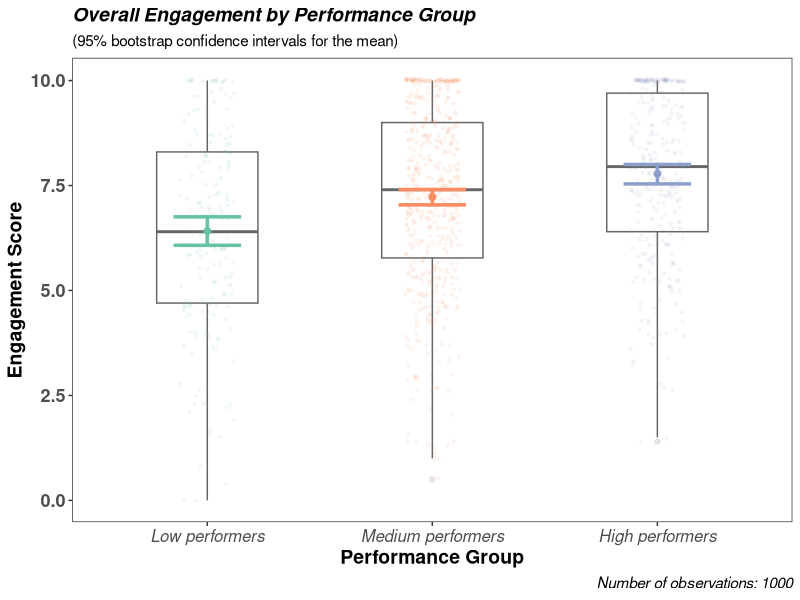
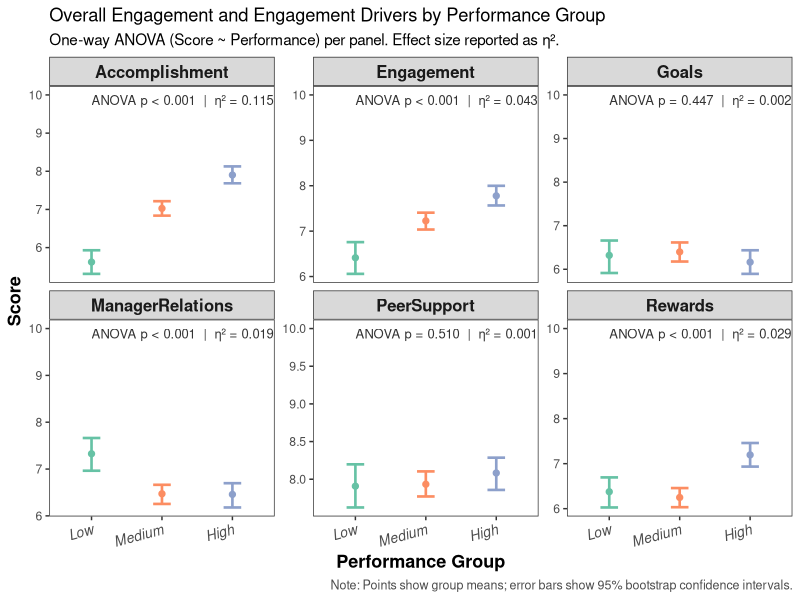

Write the R code that produced these figures, in order.
## ---- chunk 1
#| label: Import libraries and data 
#| echo: true
#| message: false
#| warning: false
#| paged-print: false
# ------------------------------------------------------------
# Import needed R packages
# ------------------------------------------------------------
library(tidyverse)
library(Hmisc) 
library(broom)
library(knitr)

# ------------------------------------------------------------
# Read the data
# ------------------------------------------------------------
df<-read_csv("data/performance_engagement_synthetic.csv")
## ---- chunk 2
#| label: Explore and Recode
#| echo: true
#| message: false
#| warning: false
#| paged-print: false

# ------------------------------------------------------------
# Explore the data structure
# ------------------------------------------------------------
glimpse(df)
## ---- chunk 3
#| label: Explore-and-Recode-2
#| echo: true
#| message: false
#| warning: false
#| paged-print: false

# ------------------------------------------------------------
# Summary for all variables
# ------------------------------------------------------------
summary(df)
## ---- chunk 4
#| label: Explore and Recode 3
#| echo: true
#| message: false
#| warning: false
#| paged-print: false
#| code-fold: true

# ------------------------------------------------------------
# Understand the performance distribution
# ------------------------------------------------------------
df |>
  count(PerformanceRatings) |>
  mutate(Percentage = n / sum(n) * 100) |>
  knitr::kable(
    col.names = c("Performance rating", "Count", "Percentage (%)"),
    digits = 1,
    caption = "Table 1: Distribution of performance ratings")

## ---- chunk 5
#| label: Explore and Recode 4
#| echo: true
#| message: false
#| code-overflow: wrap
#| warning: false
#| paged-print: false
# ------------------------------------------------------------
#  Re-code performance: form 1 to 5 into 3 performance categories
# ------------------------------------------------------------
df$Performance <- ifelse(df$PerformanceRatings %in% c(1, 2), "Low performers",
                       ifelse(df$PerformanceRatings == 3, "Medium performers", "High performers"))

df$Performance <- factor(df$Performance, levels = c("Low performers", "Medium performers", "High performers"))

## ---- chunk 6
#| label: Explore and Recode III
#| echo: true
#| message: false
#| warning: false
#| paged-print: false

# ------------------------------------------------------------
# Validate the re-coding
# ------------------------------------------------------------
df |>
  select(PerformanceRatings, Performance) |>
  head(5)

## ---- chunk 7
#| label: Descriptive table
#| message: false
#| warning: false
#| paged-print: false
#| code-fold: true
# ------------------------------------------------------------
# Build 2 helper variables: 1st to  use Performance as the grouping variable and 2nd to select all the drivers of engagement
# ------------------------------------------------------------
group_var <- "Performance"

drivers <- c(
  "Engagement",
  "Rewards",
  "Accomplishment",
  "ManagerRelations",
  "Goals",
  "PeerSupport")

# ------------------------------------------------------------
# Create and format Table 2: Descriptive Statistics (N, Mean, SD) by Performance group
# ------------------------------------------------------------
desc_table <- df |>
  select(Performance, all_of(drivers)) |>
  pivot_longer(all_of(drivers), names_to = "Driver", values_to = "Score") |>
  group_by(Driver, Performance) |>
  summarise(
    N = sum(!is.na(Score)),
    Mean = mean(Score, na.rm = TRUE),
    SD = sd(Score, na.rm = TRUE),
    .groups = "drop") |>
  arrange(Driver, Performance)

kable(
  desc_table,
  digits = 2,
  caption = "Table 2: Descriptive statistics (N, Mean, SD) by Performance group")

## ---- chunk 8
#| label: Overall Engagement and Performance
#| echo: true
#| code-overflow: wrap
#| message: false
#| warning: false
#| paged-print: false

# ------------------------------------------------------------
# Visualise the relationship between Overall Engagement vs Performance: Building a boxplot with ggplot
# ------------------------------------------------------------
chart1<-df|>
  filter(!is.na(Performance)) |> #ensures we remove any missing values
  filter(!is.na(Engagement)) |> #ensures we remove any missing values
  ggplot(aes(y=Engagement, x=Performance, colour=Performance))+
  geom_boxplot(width = 0.45, outlier.alpha = 0.15, colour = "grey40") +
  geom_jitter(width = 0.12, alpha = 0.08, size = 0.8, show.legend = FALSE) +
  stat_summary(fun="mean", geom="point", size=2)+
  stat_summary(fun.data = mean_cl_boot, geom = "errorbar", width=0.3, size=1.2, position = position_dodge())+
  labs(x="Performance Group", y="Engagement Score", caption=("Number of observations: 1000")) +
  theme_bw() + 
  theme(plot.title = element_text(size=14, face="bold.italic"),
        axis.title= element_text(size=14, face="bold"),
        axis.text.x = element_text(size = 12, face="italic"),
        axis.text.y=element_text(size=13, face="bold"),
        legend.position = "none",
        plot.caption = element_text(size=11, face="italic"),
        panel.grid.major = element_blank(), panel.grid.minor = element_blank())+
  scale_colour_brewer(palette = "Set2")+
  ggtitle("Overall Engagement by Performance Group", 
          subtitle = "(95% bootstrap confidence intervals for the mean)") 

## ---- chunk 9
#| label: chart1
#| fig-width: 9
#| fig-height: 5
#| fig-cap: "Overall Engagement by Performance Group (click the chart to enlarge)"
#| fig-lightbox: true
#| code-fold: true
# ------------------------------------------------------------
# Print the chart
# ------------------------------------------------------------
chart1

## ---- chunk 10
#| label: ANOVA table
#| message: false
#| warning: false
#| paged-print: false
#| code-fold: true
# ------------------------------------------------------------
# Create a summary table for ANOVA tests
# ------------------------------------------------------------

# ------------------------------------------------------------
# Create a helper object for the summary table: eta-squared from aov object (one-way ANOVA)
# ------------------------------------------------------------
eta_sq_oneway <- function(fit) {
  a <- summary(fit)[[1]]
  ss_effect <- a[["Sum Sq"]][1]
  ss_total  <- sum(a[["Sum Sq"]], na.rm = TRUE)
  ss_effect / ss_total
}

# ------------------------------------------------------------
# Create and format Table 3: ANOVA results (Driver-by-driver)
# ------------------------------------------------------------
anova_table <- bind_rows(lapply(drivers, function(d) {
  f <- as.formula(paste(d, "~", group_var))
  fit <- aov(f, data = df)
  
  a <- summary(fit)[[1]]
  
  tibble(
    Driver = d,
    df1 = a$Df[1],
    df2 = a$Df[2],
    F = a$`F value`[1],
    p_value = a$`Pr(>F)`[1],
    eta_sq = eta_sq_oneway(fit)
  )
})) %>%
  arrange(p_value)

kable(
  anova_table,
  digits = 4,
  caption = "Table 3: One-way ANOVA results: Performance group differences by driver")

## ---- chunk 11
#| label: Post-hoc table
#| message: false
#| warning: false
#| paged-print: false
#| code-fold: true

# ------------------------------------------------------------
# Create and format Table 4: Tukey HSD post-hoc results (all drivers)
# ------------------------------------------------------------
tukey_table <- bind_rows(lapply(drivers, function(d) {
  f <- as.formula(paste(d, "~", group_var))
  fit <- aov(f, data = df)
  tuk <- TukeyHSD(fit)
  
  broom::tidy(tuk) %>%
    mutate(
      Driver = d,
      Comparison = contrast,
      Difference = estimate,
      CI_Lower = conf.low,
      CI_Upper = conf.high,
      p_adj = adj.p.value
    ) %>%
    select(Driver, Comparison, Difference, CI_Lower, CI_Upper, p_adj) %>%
    arrange(p_adj)
}))

kable(
  tukey_table,
  digits = 4,
  caption = "Table 4: Tukey HSD post-hoc pairwise comparisons (adjusted p-values)"
)

## ---- chunk 12
#| label: Overall Engagement and Engagement Drivers by Performance Group
#| echo: true
#| code-overflow: wrap
#| message: false
#| warning: false
#| paged-print: false

# ------------------------------------------------------------
# Create and format a grid chart with 6 views:  95% confidence interval plots (Engagement + Engagement drivers) + ANOVA p-values + η²
# ------------------------------------------------------------

# ------------------------------------------------------------
# Build a long format dataframe (via pivot_longer()) for faceting
# ------------------------------------------------------------
df_long <- df %>%
  select(Performance, all_of(drivers)) %>%
  pivot_longer(
    cols = all_of(drivers),
    names_to = "Driver",
    values_to = "Score"
  ) %>%
  filter(!is.na(Performance), !is.na(Score)) %>%
  mutate(Driver = factor(Driver, levels = drivers))

# ------------------------------------------------------------
# Build labels from previous ANOVA summary table (p + eta-squared)
# ------------------------------------------------------------
stats_labels <- anova_table %>%
  select(Driver, p_value, eta_sq) %>%
  mutate(
    p_txt = ifelse(
      p_value < 0.001,
      "p < 0.001",
      paste0("p = ", formatC(p_value, format = "f", digits = 3))
    ),
    eta_txt = paste0("\u03b7\u00b2 = ", formatC(eta_sq, format = "f", digits = 3)),
    stat_label = paste0("ANOVA ", p_txt, "  |  ", eta_txt),
    x = 1
  )

# ------------------------------------------------------------
# Build a helper object for label positions per facet, so labels appear near the top of each panel
# ------------------------------------------------------------

y_pos <- df_long %>%
  group_by(Driver) %>%
  summarise(
    y = max(Score, na.rm = TRUE),
    .groups = "drop"
  )

stats_plot <- left_join(stats_labels, y_pos, by = "Driver")

# ------------------------------------------------------------
# Create and format the actual grid plot
# ------------------------------------------------------------
chart_grid <- ggplot(df_long, aes(x = Performance, y = Score, colour = Performance)) +
  stat_summary(fun = "mean", geom = "point", size = 1.8) +
  stat_summary(
    fun.data = mean_cl_boot,
    geom = "errorbar",
    width = 0.25,
    size = 0.9
  ) +
  facet_wrap(~ Driver, ncol = 3, scales = "free_y") +
  geom_text(
    data = stats_plot,
    aes(x = x, y = y, label = stat_label),
    inherit.aes = FALSE,
    hjust = 0,
    vjust = 1,
    size = 3.3,
    colour = "grey20"
  ) +
  labs(
    x = "Performance Group",
    y = "Score",
    caption = "Note: Points show group means; error bars show 95% bootstrap confidence intervals."
  ) +
  ggtitle("Overall Engagement and Engagement Drivers by Performance Group", subtitle = "One-way ANOVA (Score ~ Performance) per panel. Effect size reported as \u03b7\u00b2.") +
  theme_bw() +
  theme(
    strip.text = element_text(size = 12, face = "bold"),
    axis.text.x = element_text(size = 10, face = "italic", angle = 15, hjust = 1),
    axis.title = element_text(size = 13, face = "bold"),
    plot.caption = element_text(size = 9, colour = "grey30"),
    panel.grid.major = element_blank(),
    panel.grid.minor = element_blank(),
    legend.position = "none") +
  scale_colour_brewer(palette = "Set2")+
  scale_x_discrete(labels = c(
    "Low performers" = "Low",
    "Medium performers" = "Medium",
    "High performers" = "High"))

## ---- chunk 13
#| label: chart_grid
#| fig-width: 9
#| fig-height: 5
#| fig-cap: "Overall Engagement and Engagement Drivers by Performance Group (click the chart to enlarge)"
#| fig-lightbox: true
#| code-fold: true
# ------------------------------------------------------------
# Print the chart
# ------------------------------------------------------------
chart_grid
